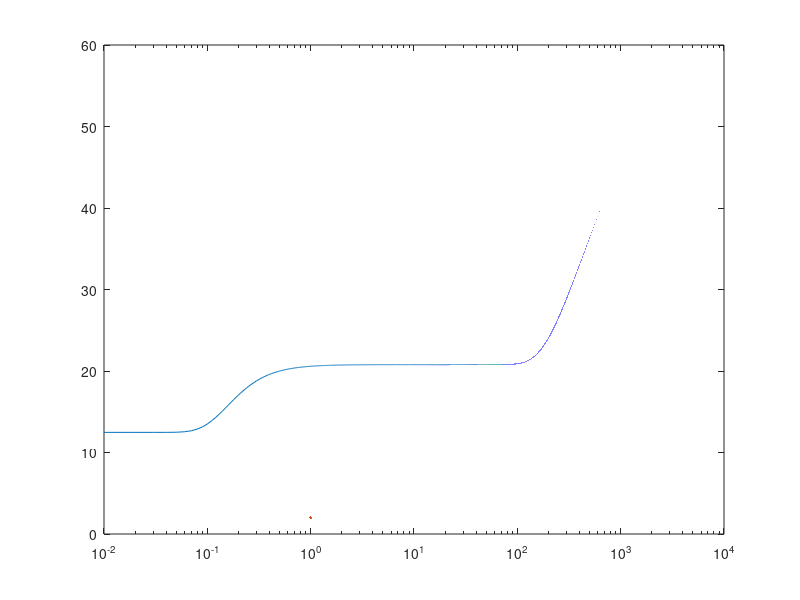

Write the MATLAB code that produced this figure. (Note: this script raises an error after producing the figure.)
clear ;clc; close all
sigmoid = @(theta,T) (((theta./T).^2).*exp(theta./T))./(exp(theta./T)-1).^2;

R=8.31446; 
x = 0:0.01:6000;
rotational_contr = fillmissing(sigmoid(0.551,x),'constant',0);
v1_contr = fillmissing(sigmoid(1920,x),'constant',0);
v2_contr = 2.*fillmissing(sigmoid(960,x),'constant',0);
v3_contr = fillmissing(sigmoid(3380,x),'constant',0);
y_cv=R.*(1.5+rotational_contr+v1_contr+v2_contr+v3_contr);

semilogx(x,y_cv,LineWidth=2);
hold on

xline(0.551, LineWidth=1.3)
xline(960,LineWidth=1.3); xline(3380,LineWidth=1.3); xline(1920,LineWidth=1.3)

xlim([0,15000]);
ylim([0,60]);
xlabel("\bf Temperature / K");
ylabel("\bf C_{v} / J K^{-1} mol^{-1}");
xticks([0.01 0.1 1 10 100 1000 10000])
xticklabels([0.01 0.1 1 10 100 1000 10000])

title("\bf Molar C_{v} of CO_{2} over Temperature")
set(gca,'FontSize',12)
legend({"Predicted Values"},'FontSize',12)
grid on

hold off
%---------------------------------------------------------------------------
figure(2)
x_exp = horzcat(175:25:400,450:50:1400,1500:100:3000,3500:500:6000);
y_exp = 44.01.*[0.709 0.735 0.763 0.791 0.819 0.846 0.871 0.895 0.918 0.939 0.978 1.014 1.046 1.075 1.102 1.126 1.148 1.168 1.187 1.204 1.220 1.234 1.247 1.259 1.270 1.280 1.290 1.298 1.306 1.313 1.326 1.338 1.348 1.356 1.364 1.371 1.377 1.383 1.388 1.393 1.397 1.401 1.404 1.408 1.411 1.414 1.427 1.437 1.446 1.455 1.465 1.476];

y_cp=y_cv+R;
semilogx(x,y_cp,LineWidth=1.3)
hold on
plot(x_exp,y_exp, 'k.','MarkerSize',8)
xline(0.551, LineWidth=1.3)
xline(960,LineWidth=1.3); xline(3380,LineWidth=1.3); xline(1920,LineWidth=1.3)
xticks([0.01 0.1 1 10 100 1000 10000 100000])
xticklabels([0.01 0.1 1 10 100 1000 10000 100000])

xlim([0,15000]);
ylim([0,70]);
xlabel("\bf Temperature / K");
ylabel("\bf C_{p} / J K^{-1} mol^{-1}");
title("\bf Predicted and Experimental Molar C_{p} of CO_{2} over Temperature")

set(gca,'FontSize',14)
legend({"Predicted Values","Experimental Data (NIST)"},'FontSize',12)
grid on